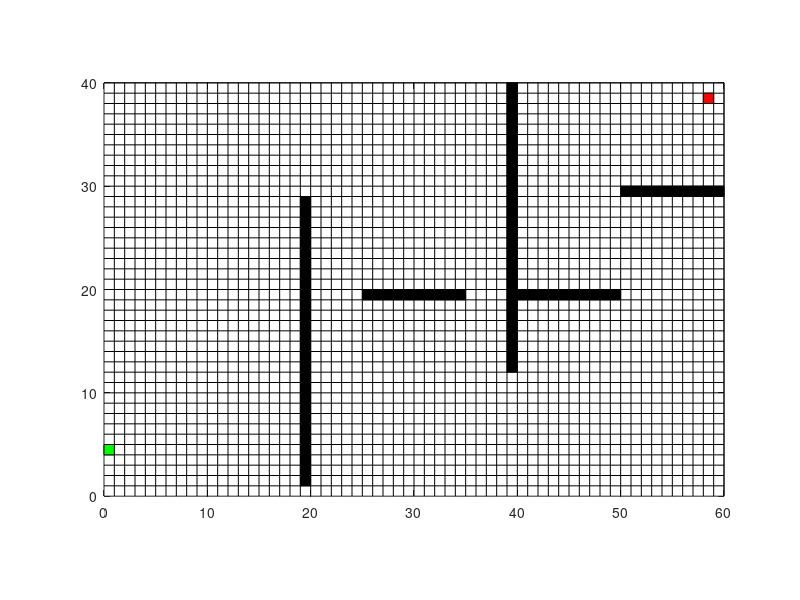

MATLAB code for this plot: (Note: this script raises an error after producing the figure.)
clc;
clear;
close;
% 改变了一下g和h的权重
tic;
m = 40;  %行
n = 60;  %列

start_node = [1,5]; % （2,3）表示该点左下角的格子
target_node = [59,39];
g_weight = 1;
h_weight = 1;
% m = 50;  % 行
% n = 70;  % 列
% 
% start_node = [5,25];     % 起点
% target_node = [50,8];   % 终点
obstacle = [];
for i = 1:28
    obstacle = [obstacle;20,i+1];
    obstacle = [obstacle;40,41-i];
    if i <=10
        obstacle = [obstacle;25+i,20];
        obstacle = [obstacle;50+i,30];
        obstacle = [obstacle;40+i,20];
    end
end
%画栅格
for i =1:m
   plot([0,n],[i,i],'k');  %k:黑色
   hold on;
end

for i =1:n
   plot([i,i],[0,m],'k');  %k:黑色
   hold on;
end

axis equal  % x,y轴的刻度相等
xlim([0,n]);
ylim([0,m]);

% 填充起点 绿色 根据四个点去填充 
fill([start_node(1)-1,start_node(1)-1,start_node(1),start_node(1)],...
     [start_node(2)-1,start_node(2),start_node(2),start_node(2)-1],'g');

% 填充终点 红色
fill([target_node(1)-1,target_node(1)-1,target_node(1),target_node(1)],...
     [target_node(2)-1,target_node(2),target_node(2),target_node(2)-1],'r');

% 填充障碍物
for i=1:size(obstacle,1)
    temp = obstacle(i,:);
   fill([temp(1)-1,temp(1)-1,temp(1),temp(1)],...
     [temp(2)-1,temp(2),temp(2),temp(2)-1],'k');

end


%% 预处理 进行第一次搜索 挑f最小的节点，看其子节点的距离和路径情况，把本次挑出的节点设置为已探索

%初始化closelist (已探索区域)
closelist = start_node;
closelist_path = {start_node,start_node};  %元胞数组 左：某个已探索的节点  右：从起点到该已探索节点的最短路径
closelist_cost = 0;  %从起点到某个节点的最短路径，如start_node，到自己肯定是0


child_nodes = child_nodes_cal(start_node,m,n,obstacle,closelist); %搜索合规的子节点

%初始化openlist(探索候选区域)
openlist = child_nodes; % 待探索集 普通矩阵
for i = 1:size(openlist,1)  %循环size(openlist,1)次 元胞数组每一行记录了子节点本身和其父节点,最左边为待探索子节点，右边为从起点到该点的最短路径
    openlist_path{i,1} = openlist(i,:);
    openlist_path{i,2} = [start_node;openlist(i,:)];
end
% f=g+h
for i = 1:size(openlist,1)
    g = norm(start_node - openlist(i,1:2));   %sqrt(sum(abs(A.^2))) 这里算的是欧氏距离
    h = norm(target_node - openlist(i,1:2));
%h = abs(target_node(1) - openlist(i,1)) + abs(target_node(2) - openlist(i,2));
    f = g_weight*g+h_weight*h;
    openlist_cost(i,:) = [g,h,f];
end

%% 开始搜索 1.挑出f最小的节点
[~,min_idx] = min(openlist_cost(:,3));
parent_node = openlist(min_idx,:);
parent_node_record = parent_node;

%% 进入循环  开始第二次搜索
flag = 1;
cnt=0;
while flag
    child_nodes=child_nodes_cal(parent_node,m,n,obstacle,closelist);

    % 2.判断新加的这些子节点是否在openlist中，在则比较更新，不在则追加到openlist中
    for i = 1:size(child_nodes,1)
        child_node = child_nodes(i,:);
        [in_flag,openlist_idx] = ismember(child_node,openlist,"rows"); %in_flag为child——node中存在openlist的标志，以in_flag为基准
        %openlist——idx为child_node中存在的openlist元素在openlist的第几行
        %row表示把每一行看做一个整体
        g = openlist_cost(min_idx,1) +  norm(parent_node-child_node);      %通过新的父节点计算g值
     %  h = abs(child_node(1) - target_node(1)) + abs(child_node(2) - target_node(2));
        h = norm(target_node-child_node);
        f =g_weight*g+h_weight*h;

        if any(in_flag(:))
            if g<openlist_cost(openlist_idx,1)         %h肯定不变，判断新的父节点计算的g和原来的g比较，小的话说明通过当前父节点才是最短路径，需要更新路径
               openlist_cost(openlist_idx,1) = g;          
               openlist_cost(openlist_idx,3) = f;
               openlist_path{openlist_idx,2} = [openlist_path{min_idx,2};child_node];
               disp(cnt);
            end
        else
            openlist(end+1,:) = child_node;
            openlist_cost(end+1,:) = [g,h,f];
            openlist_path{end+1,1} = child_node;
            openlist_path{end,2} = [openlist_path{min_idx,2};child_node];
        end
    end

% 3.此轮搜索完毕后，从openlist中移除代价最小的点到closelist
    closelist(end+1,:) = openlist(min_idx,:); %移除的是本次循环的父节点
    closelist_cost(end+1,1) = openlist_cost(min_idx,3);
    closelist_path(end+1,:) = openlist_path(min_idx,:);  %元胞数组赋值也需要用元胞承接,赋值[]即为空值，删除掉该元胞
    openlist(min_idx,:) = [];
    openlist_cost(min_idx,:) = [];  %删除该行
    openlist_path(min_idx,:) = [];  %删除该元胞

 
     % 初始化下一次搜索
 [~,min_idx] = min(openlist_cost(:,3));  %如果存在最小距离相同的点，则优先搜索索引靠前的
 parent_node = openlist(min_idx,:);
parent_node_record = [parent_node_record;parent_node];
 % 判断是否到达终点
 if isequal(parent_node,target_node)
     closelist(end+1,:) = openlist(min_idx,:);
    closelist_cost(end+1,1) = openlist_cost(min_idx,3);
    closelist_path(end+1,:) = openlist_path(min_idx,:); 
    flag = 0;
       for i = 1:(size(openlist,1))
        temp = openlist(i,:);
        fill([temp(1)-1,temp(1)-1,temp(1),temp(1)],...
         [temp(2)-1,temp(2),temp(2),temp(2)-1],[0.5, 0.7, 1]);
    end
  
    for i = 1:(size(closelist,1)-1)
        temp = closelist(i+1,:);
        fill([temp(1)-1,temp(1)-1,temp(1),temp(1)],...
         [temp(2)-1,temp(2),temp(2),temp(2)-1],[0.7, 0.9, 1]);
    end
    fill([start_node(1)-1,start_node(1)-1,start_node(1),start_node(1)],...
     [start_node(2)-1,start_node(2),start_node(2),start_node(2)-1],'g');

% 填充终点 红色
fill([target_node(1)-1,target_node(1)-1,target_node(1),target_node(1)],...
     [target_node(2)-1,target_node(2),target_node(2),target_node(2)-1],'r');
 end
 cnt = cnt+1;
end
disp(cnt);
elapsedTime = toc;
path_opt = closelist_path{end,2};
path_opt(:,1) = path_opt(:,1)-0.5;
path_opt(:,2) = path_opt(:,2)-0.5;
scatter(path_opt(:,1),path_opt(:,2),'k');  %绘制散点
title_text = sprintf('路径代价%f, 探索格数%f, 耗时%.2f秒', closelist_cost(end,1), size(closelist,1), elapsedTime);
title(title_text);
plot(path_opt(:,1),path_opt(:,2),'k');


function child_nodes=child_nodes_cal(parent_node,m,n,obstacle,closelist)
    child_nodes = [];
    field = [1,1;n,1;n,m;1,m];
   for i= -1:1
       for j = -1:1
        if ~((i==0) && (j==0))
           child_node = [parent_node(1)+i,parent_node(2)+j];
           if inpolygon(child_node(1),child_node(2),field(:,1),field(:,2)) %判断是否在地图内内
                if ~ismember(child_node,obstacle,'rows')
                    child_nodes = [child_nodes;child_node];
                end
           end  
        end
     end
   end
   %排除已经在closelist里的点
  delete_idx = [];
  for i =1:size(child_nodes,1)
    if ismember(child_nodes(i,:),closelist,'rows')
        delete_idx(end+1,:) = i;
    end
  end
    child_nodes(delete_idx,:) = [];
end
